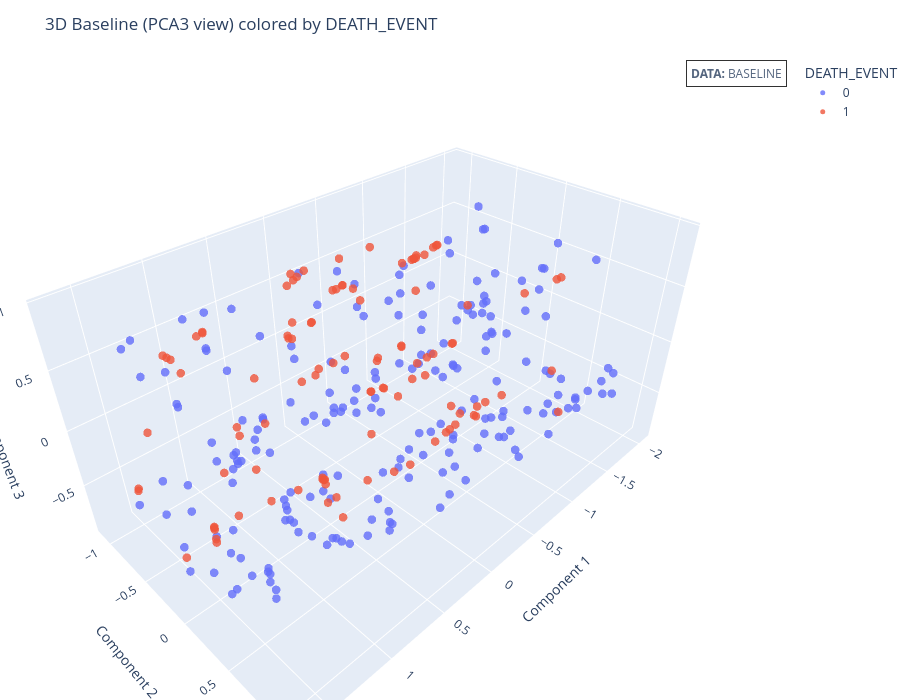

Notebook code cell kept with this figure:
### Markdown cell above
#### Visualisation - Colour by True Label

### Code cell
plot_3d(
    df_best[["Component1", "Component2", "Component3"]],
    df_best[TARGET_COL],
    algorithm=f"{best_space} (PCA3 view)",
    data_name="BASELINE",
)
